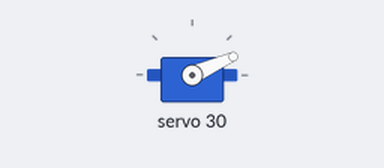
The sketch below on a simulated Arduino Uno, built with avr-gcc and run on an emulated ATmega328P. On the bench: servo.

Above: at 0.05 s.
At 4.0 s:
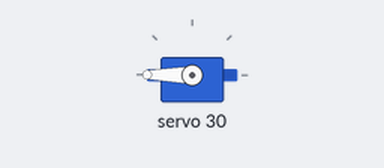
Timing chart, 0 to 5.2 s (numbered marks = the images above):
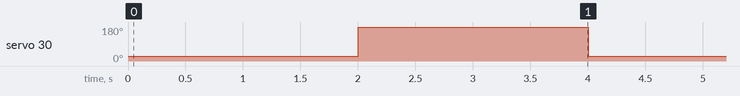

Measured:
- by itself, servo 30: alternates 180° for 2.0 s and 24° for 2.0 s

The sketch:

Servo_calibration_Pulse.ino
```cpp
#include <Wire.h>
#include <Adafruit_PWMServoDriver.h>

Adafruit_PWMServoDriver pwm = Adafruit_PWMServoDriver(0x41); // Use the correct I2C address i am using the the right one

const int SERVOMIN = 800;   // Minimum pulse width in microseconds
const int SERVOMAX = 2700;  // Maximum pulse width in microseconds

void setup()
{
  Serial.begin(115200); // Start serial communication for debugging
  pwm.begin();
  pwm.setPWMFreq(50); // Set frequency to 50 Hz for servos
}

void loop()
{
  // Convert microseconds to PWM values
  int pulseMin = map(SERVOMIN, 0, 20000, 0, 4095); // Map 900 µs to PWM value
  int pulseMax = map(SERVOMAX, 0, 20000, 0, 4095); // Map 2100 µs to PWM value

  // Swing to minimum position
  pwm.setPWM(14, 0, pulseMin); // Send the PWM value for minimum
  delay(2000);

  // Swing to maximum position
  pwm.setPWM(14, 0, pulseMax); // Send the PWM value for maximum
  delay(2000);

}
```
